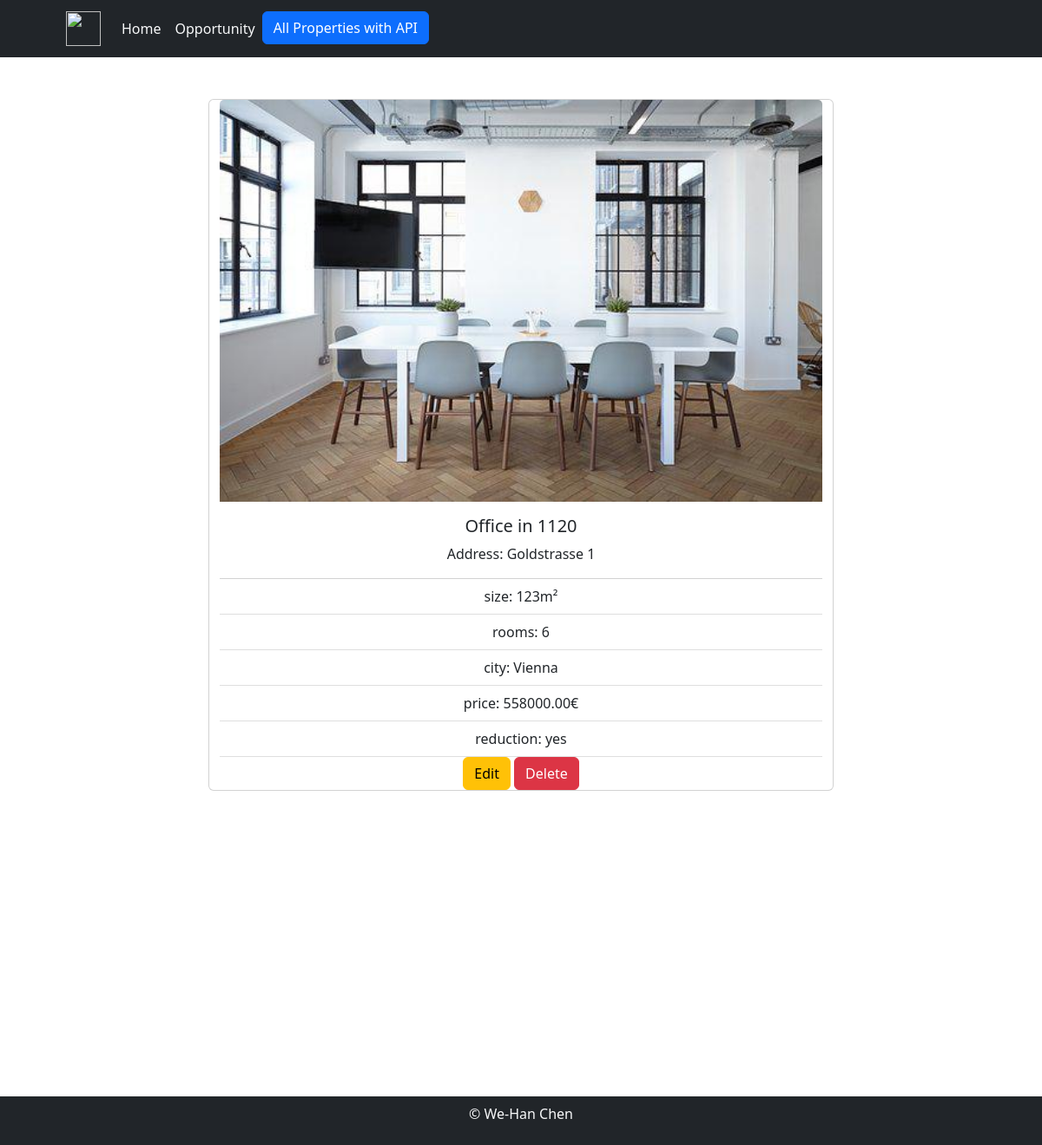
Screenshot of /details.php?id=4 with the database file from the repository.
### tables this page shows
CREATE TABLE `properties` (
  `id` int(11) NOT NULL,
  `title` varchar(100) NOT NULL,
  `size` int(11) NOT NULL,
  `rooms` int(11) NOT NULL,
  `city` varchar(50) NOT NULL,
  `price` decimal(11,2) NOT NULL,
  `address` varchar(50) NOT NULL,
  `latitude` decimal(10,5) DEFAULT NULL,
  `longitude` decimal(10,5) DEFAULT NULL,
  `image` varchar(255) DEFAULT NULL,
  `reduction` enum('yes','no') NOT NULL
);

### details.php (the view, shortened to what this page needs)
<?php
require_once 'actions/db_connect.php';
require_once 'components/boot.php';
$sql = "SELECT * FROM properties WHERE id = $_GET[id]";
$result = mysqli_query($connect, $sql);
$tbody = "";
if (mysqli_num_rows($result) > 0) {
  while ($row = mysqli_fetch_assoc($result)) {
    $tbody .= "<br>
        <div class='mt-4 mb-4 row text-center justify-content-center animate__animated animate__fadeInLeft'>
        <div class='card' style='width: 45rem;'>
  <img class='card-img-top' src='pictures/" . $row['image'] . "'>
  <div class='card-body'>
    <h5 class='card-title'>" . $row['title'] . "</h5>
    <p class='card-text'>Address: " . $row['address'] . "</p>
  </div>
  <ul class='list-group list-group-flush'>
    <li class='list-group-item'>size: " . $row['size'] . "m²</li>
    <li class='list-group-item'>rooms: " . $row['rooms'] . "</li>
    <li class='list-group-item'>city: " . $row['city'] . "</li>
    <li class='list-group-item'>price: " . $row['price'] . "€</li>
    <li class='list-group-item'>reduction: " . $row['reduction'] . "</li>
    <div class='col-12'>
    <a href='update.php?id=" . $row['id'] . "'><button class='button btn btn-warning' type='button'>Edit</button></a>
    <a href='delete.php?id=" . $row['id'] . "'><button class='button btn btn-danger' type='button'>Delete</button></a>
    </div>
    </ul>
  </div>
</div>
        <br>
        ";
  };
}
?>
<!DOCTYPE html>
<html lang="en">
<head>
    <link rel="stylesheet" href="css/style.scss">
    <?php require_once 'components/boot.php' ?>
</head>
<body class="bbc">
    <?php require_once 'components/navbar.php' ?>
    <div class="container">
        <?php
        echo $tbody;
        ?>
    </div>
    <div id="map"></div>
    <br>
    <?php require_once 'components/footer.php' ?>
</body>
</html>

### details.php (style rules this page uses)
#map { margin: auto; height: 35%; width: 35%; }

### rows the page displays
properties: title "Office in 1120", address "Goldstrasse 1", size "123", rooms "6", city "Vienna", price "558000.00", reduction "yes"
